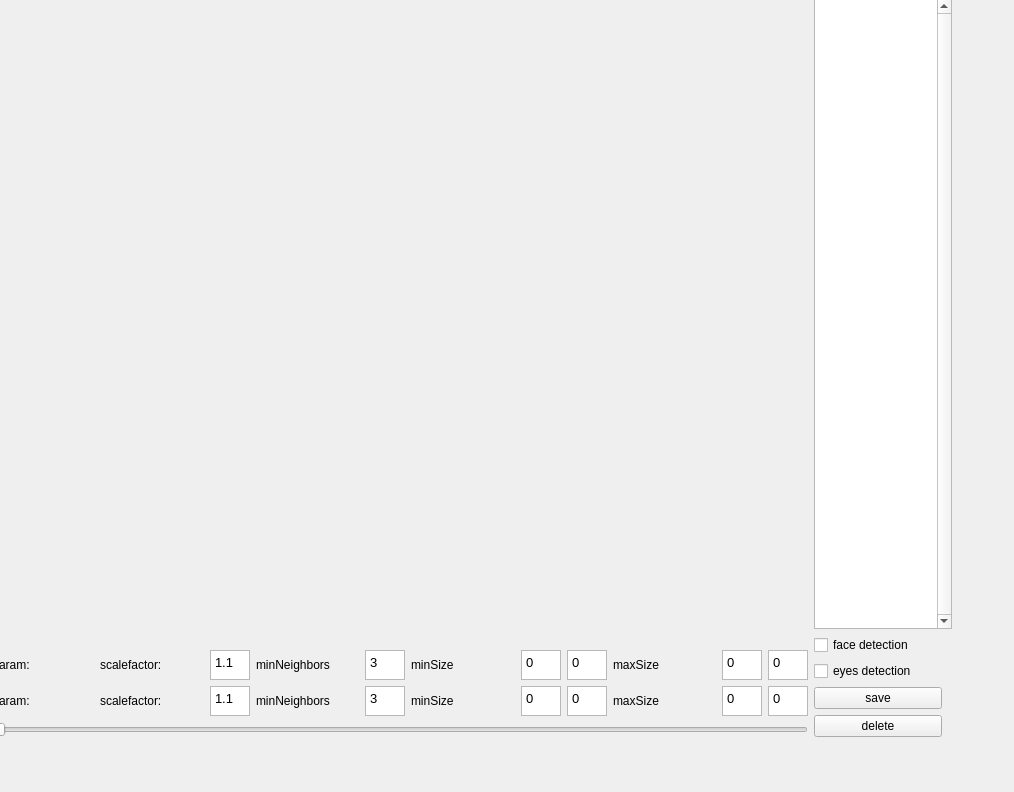
<?xml version="1.0" encoding="UTF-8"?>
<ui version="4.0">
 <class>video_face_detection</class>
 <widget class="QWidget" name="video_face_detection">
  <property name="geometry">
   <rect>
    <x>0</x>
    <y>0</y>
    <width>1014</width>
    <height>792</height>
   </rect>
  </property>
  <property name="windowTitle">
   <string>Form</string>
  </property>
  <widget class="QWidget" name="horizontalLayoutWidget">
   <property name="geometry">
    <rect>
     <x>-9</x>
     <y>-1</y>
     <width>961</width>
     <height>738</height>
    </rect>
   </property>
   <layout class="QHBoxLayout" name="horizontalLayout">
    <item>
     <layout class="QVBoxLayout" name="verticalLayout_1">
      <item>
       <widget class="QClickLabel" name="videoLabel">
        <property name="minimumSize">
         <size>
          <width>800</width>
          <height>600</height>
         </size>
        </property>
        <property name="text">
         <string/>
        </property>
        <property name="alignment">
         <set>Qt::AlignLeading|Qt::AlignLeft|Qt::AlignTop</set>
        </property>
       </widget>
      </item>
      <item>
       <spacer name="horizontalSpacer">
        <property name="orientation">
         <enum>Qt::Horizontal</enum>
        </property>
        <property name="sizeHint" stdset="0">
         <size>
          <width>0</width>
          <height>0</height>
         </size>
        </property>
       </spacer>
      </item>
      <item>
       <layout class="QVBoxLayout" name="verticalLayout_2">
        <item>
         <layout class="QHBoxLayout" name="facedetectParamHorizontalLayout">
          <property name="sizeConstraint">
           <enum>QLayout::SetMinimumSize</enum>
          </property>
          <item>
           <widget class="QLabel" name="facedetectParamLabel">
            <property name="maximumSize">
             <size>
              <width>16777215</width>
              <height>30</height>
             </size>
            </property>
            <property name="text">
             <string>Param:</string>
            </property>
           </widget>
          </item>
          <item>
           <widget class="QLabel" name="scaleFactorParamLabel">
            <property name="maximumSize">
             <size>
              <width>16777215</width>
              <height>30</height>
             </size>
            </property>
            <property name="text">
             <string>scalefactor:</string>
            </property>
           </widget>
          </item>
          <item>
           <widget class="QTextEdit" name="scaleFactorTextEdit">
            <property name="sizePolicy">
             <sizepolicy hsizetype="Preferred" vsizetype="Preferred">
              <horstretch>0</horstretch>
              <verstretch>0</verstretch>
             </sizepolicy>
            </property>
            <property name="minimumSize">
             <size>
              <width>40</width>
              <height>30</height>
             </size>
            </property>
            <property name="maximumSize">
             <size>
              <width>30</width>
              <height>30</height>
             </size>
            </property>
            <property name="inputMethodHints">
             <set>Qt::ImhDigitsOnly</set>
            </property>
            <property name="verticalScrollBarPolicy">
             <enum>Qt::ScrollBarAlwaysOff</enum>
            </property>
            <property name="horizontalScrollBarPolicy">
             <enum>Qt::ScrollBarAlwaysOff</enum>
            </property>
            <property name="html">
             <string>&lt;!DOCTYPE HTML PUBLIC &quot;-//W3C//DTD HTML 4.0//EN&quot; &quot;http://www.w3.org/TR/REC-html40/strict.dtd&quot;&gt;
&lt;html&gt;&lt;head&gt;&lt;meta name=&quot;qrichtext&quot; content=&quot;1&quot; /&gt;&lt;style type=&quot;text/css&quot;&gt;
p, li { white-space: pre-wrap; }
&lt;/style&gt;&lt;/head&gt;&lt;body style=&quot; font-family:'Sans'; font-size:10pt; font-weight:400; font-style:normal;&quot;&gt;
&lt;p style=&quot; margin-top:0px; margin-bottom:0px; margin-left:0px; margin-right:0px; -qt-block-indent:0; text-indent:0px;&quot;&gt;1.1&lt;/p&gt;&lt;/body&gt;&lt;/html&gt;</string>
            </property>
           </widget>
          </item>
          <item>
           <widget class="QLabel" name="minNeighborParamLabel">
            <property name="maximumSize">
             <size>
              <width>16777215</width>
              <height>30</height>
             </size>
            </property>
            <property name="text">
             <string>minNeighbors</string>
            </property>
           </widget>
          </item>
          <item>
           <widget class="QTextEdit" name="minNeighborsTextEdit">
            <property name="sizePolicy">
             <sizepolicy hsizetype="Expanding" vsizetype="Expanding">
              <horstretch>1</horstretch>
              <verstretch>1</verstretch>
             </sizepolicy>
            </property>
            <property name="minimumSize">
             <size>
              <width>40</width>
              <height>30</height>
             </size>
            </property>
            <property name="maximumSize">
             <size>
              <width>30</width>
              <height>30</height>
             </size>
            </property>
            <property name="inputMethodHints">
             <set>Qt::ImhDigitsOnly</set>
            </property>
            <property name="verticalScrollBarPolicy">
             <enum>Qt::ScrollBarAlwaysOff</enum>
            </property>
            <property name="horizontalScrollBarPolicy">
             <enum>Qt::ScrollBarAlwaysOff</enum>
            </property>
            <property name="html">
             <string>&lt;!DOCTYPE HTML PUBLIC &quot;-//W3C//DTD HTML 4.0//EN&quot; &quot;http://www.w3.org/TR/REC-html40/strict.dtd&quot;&gt;
&lt;html&gt;&lt;head&gt;&lt;meta name=&quot;qrichtext&quot; content=&quot;1&quot; /&gt;&lt;style type=&quot;text/css&quot;&gt;
p, li { white-space: pre-wrap; }
&lt;/style&gt;&lt;/head&gt;&lt;body style=&quot; font-family:'Sans'; font-size:10pt; font-weight:400; font-style:normal;&quot;&gt;
&lt;p style=&quot; margin-top:0px; margin-bottom:0px; margin-left:0px; margin-right:0px; -qt-block-indent:0; text-indent:0px;&quot;&gt;3&lt;/p&gt;&lt;/body&gt;&lt;/html&gt;</string>
            </property>
           </widget>
          </item>
          <item>
           <widget class="QLabel" name="minSizeParamLabel">
            <property name="maximumSize">
             <size>
              <width>16777215</width>
              <height>30</height>
             </size>
            </property>
            <property name="text">
             <string>minSize</string>
            </property>
           </widget>
          </item>
          <item>
           <widget class="QTextEdit" name="minSizeXTextEdit">
            <property name="minimumSize">
             <size>
              <width>40</width>
              <height>30</height>
             </size>
            </property>
            <property name="maximumSize">
             <size>
              <width>30</width>
              <height>30</height>
             </size>
            </property>
            <property name="inputMethodHints">
             <set>Qt::ImhDigitsOnly</set>
            </property>
            <property name="verticalScrollBarPolicy">
             <enum>Qt::ScrollBarAlwaysOff</enum>
            </property>
            <property name="horizontalScrollBarPolicy">
             <enum>Qt::ScrollBarAlwaysOff</enum>
            </property>
            <property name="html">
             <string>&lt;!DOCTYPE HTML PUBLIC &quot;-//W3C//DTD HTML 4.0//EN&quot; &quot;http://www.w3.org/TR/REC-html40/strict.dtd&quot;&gt;
&lt;html&gt;&lt;head&gt;&lt;meta name=&quot;qrichtext&quot; content=&quot;1&quot; /&gt;&lt;style type=&quot;text/css&quot;&gt;
p, li { white-space: pre-wrap; }
&lt;/style&gt;&lt;/head&gt;&lt;body style=&quot; font-family:'Sans'; font-size:10pt; font-weight:400; font-style:normal;&quot;&gt;
&lt;p style=&quot; margin-top:0px; margin-bottom:0px; margin-left:0px; margin-right:0px; -qt-block-indent:0; text-indent:0px;&quot;&gt;0&lt;/p&gt;&lt;/body&gt;&lt;/html&gt;</string>
            </property>
           </widget>
          </item>
          <item>
           <widget class="QTextEdit" name="minSizeYTextEdit">
            <property name="minimumSize">
             <size>
              <width>40</width>
              <height>30</height>
             </size>
            </property>
            <property name="maximumSize">
             <size>
              <width>30</width>
              <height>30</height>
             </size>
            </property>
            <property name="inputMethodHints">
             <set>Qt::ImhDigitsOnly</set>
            </property>
            <property name="verticalScrollBarPolicy">
             <enum>Qt::ScrollBarAlwaysOff</enum>
            </property>
            <property name="horizontalScrollBarPolicy">
             <enum>Qt::ScrollBarAlwaysOff</enum>
            </property>
            <property name="html">
             <string>&lt;!DOCTYPE HTML PUBLIC &quot;-//W3C//DTD HTML 4.0//EN&quot; &quot;http://www.w3.org/TR/REC-html40/strict.dtd&quot;&gt;
&lt;html&gt;&lt;head&gt;&lt;meta name=&quot;qrichtext&quot; content=&quot;1&quot; /&gt;&lt;style type=&quot;text/css&quot;&gt;
p, li { white-space: pre-wrap; }
&lt;/style&gt;&lt;/head&gt;&lt;body style=&quot; font-family:'Sans'; font-size:10pt; font-weight:400; font-style:normal;&quot;&gt;
&lt;p style=&quot; margin-top:0px; margin-bottom:0px; margin-left:0px; margin-right:0px; -qt-block-indent:0; text-indent:0px;&quot;&gt;0&lt;/p&gt;&lt;/body&gt;&lt;/html&gt;</string>
            </property>
           </widget>
          </item>
          <item>
           <widget class="QLabel" name="maxSizeParamLabel">
            <property name="maximumSize">
             <size>
              <width>16777215</width>
              <height>30</height>
             </size>
            </property>
            <property name="text">
             <string>maxSize</string>
            </property>
           </widget>
          </item>
          <item>
           <widget class="QTextEdit" name="maxSizeXTextEdit">
            <property name="minimumSize">
             <size>
              <width>40</width>
              <height>30</height>
             </size>
            </property>
            <property name="maximumSize">
             <size>
              <width>30</width>
              <height>30</height>
             </size>
            </property>
            <property name="inputMethodHints">
             <set>Qt::ImhDigitsOnly</set>
            </property>
            <property name="verticalScrollBarPolicy">
             <enum>Qt::ScrollBarAlwaysOff</enum>
            </property>
            <property name="horizontalScrollBarPolicy">
             <enum>Qt::ScrollBarAlwaysOff</enum>
            </property>
            <property name="html">
             <string>&lt;!DOCTYPE HTML PUBLIC &quot;-//W3C//DTD HTML 4.0//EN&quot; &quot;http://www.w3.org/TR/REC-html40/strict.dtd&quot;&gt;
&lt;html&gt;&lt;head&gt;&lt;meta name=&quot;qrichtext&quot; content=&quot;1&quot; /&gt;&lt;style type=&quot;text/css&quot;&gt;
p, li { white-space: pre-wrap; }
&lt;/style&gt;&lt;/head&gt;&lt;body style=&quot; font-family:'Sans'; font-size:10pt; font-weight:400; font-style:normal;&quot;&gt;
&lt;p style=&quot; margin-top:0px; margin-bottom:0px; margin-left:0px; margin-right:0px; -qt-block-indent:0; text-indent:0px;&quot;&gt;0&lt;/p&gt;&lt;/body&gt;&lt;/html&gt;</string>
            </property>
           </widget>
          </item>
          <item>
           <widget class="QTextEdit" name="maxSizeYTextEdit">
            <property name="minimumSize">
             <size>
              <width>40</width>
              <height>30</height>
             </size>
            </property>
            <property name="maximumSize">
             <size>
              <width>30</width>
              <height>30</height>
             </size>
            </property>
            <property name="inputMethodHints">
             <set>Qt::ImhDigitsOnly</set>
            </property>
            <property name="verticalScrollBarPolicy">
             <enum>Qt::ScrollBarAlwaysOff</enum>
            </property>
            <property name="horizontalScrollBarPolicy">
             <enum>Qt::ScrollBarAlwaysOff</enum>
            </property>
            <property name="html">
             <string>&lt;!DOCTYPE HTML PUBLIC &quot;-//W3C//DTD HTML 4.0//EN&quot; &quot;http://www.w3.org/TR/REC-html40/strict.dtd&quot;&gt;
&lt;html&gt;&lt;head&gt;&lt;meta name=&quot;qrichtext&quot; content=&quot;1&quot; /&gt;&lt;style type=&quot;text/css&quot;&gt;
p, li { white-space: pre-wrap; }
&lt;/style&gt;&lt;/head&gt;&lt;body style=&quot; font-family:'Sans'; font-size:10pt; font-weight:400; font-style:normal;&quot;&gt;
&lt;p style=&quot; margin-top:0px; margin-bottom:0px; margin-left:0px; margin-right:0px; -qt-block-indent:0; text-indent:0px;&quot;&gt;0&lt;/p&gt;&lt;/body&gt;&lt;/html&gt;</string>
            </property>
           </widget>
          </item>
         </layout>
        </item>
        <item>
         <layout class="QHBoxLayout" name="eyesdetectParamHorizontalLayout">
          <property name="sizeConstraint">
           <enum>QLayout::SetMinimumSize</enum>
          </property>
          <item>
           <widget class="QLabel" name="eyesdetectParamLabel">
            <property name="maximumSize">
             <size>
              <width>16777215</width>
              <height>30</height>
             </size>
            </property>
            <property name="text">
             <string>Param:</string>
            </property>
           </widget>
          </item>
          <item>
           <widget class="QLabel" name="scaleFactorParamLabel_2">
            <property name="maximumSize">
             <size>
              <width>16777215</width>
              <height>30</height>
             </size>
            </property>
            <property name="text">
             <string>scalefactor:</string>
            </property>
           </widget>
          </item>
          <item>
           <widget class="QTextEdit" name="scaleFactorTextEdit_2">
            <property name="sizePolicy">
             <sizepolicy hsizetype="Preferred" vsizetype="Preferred">
              <horstretch>0</horstretch>
              <verstretch>0</verstretch>
             </sizepolicy>
            </property>
            <property name="minimumSize">
             <size>
              <width>40</width>
              <height>30</height>
             </size>
            </property>
            <property name="maximumSize">
             <size>
              <width>30</width>
              <height>30</height>
             </size>
            </property>
            <property name="inputMethodHints">
             <set>Qt::ImhDigitsOnly</set>
            </property>
            <property name="verticalScrollBarPolicy">
             <enum>Qt::ScrollBarAlwaysOff</enum>
            </property>
            <property name="horizontalScrollBarPolicy">
             <enum>Qt::ScrollBarAlwaysOff</enum>
            </property>
            <property name="html">
             <string>&lt;!DOCTYPE HTML PUBLIC &quot;-//W3C//DTD HTML 4.0//EN&quot; &quot;http://www.w3.org/TR/REC-html40/strict.dtd&quot;&gt;
&lt;html&gt;&lt;head&gt;&lt;meta name=&quot;qrichtext&quot; content=&quot;1&quot; /&gt;&lt;style type=&quot;text/css&quot;&gt;
p, li { white-space: pre-wrap; }
&lt;/style&gt;&lt;/head&gt;&lt;body style=&quot; font-family:'Sans'; font-size:10pt; font-weight:400; font-style:normal;&quot;&gt;
&lt;p style=&quot; margin-top:0px; margin-bottom:0px; margin-left:0px; margin-right:0px; -qt-block-indent:0; text-indent:0px;&quot;&gt;1.1&lt;/p&gt;&lt;/body&gt;&lt;/html&gt;</string>
            </property>
           </widget>
          </item>
          <item>
           <widget class="QLabel" name="minNeighborParamLabel_2">
            <property name="maximumSize">
             <size>
              <width>16777215</width>
              <height>30</height>
             </size>
            </property>
            <property name="text">
             <string>minNeighbors</string>
            </property>
           </widget>
          </item>
          <item>
           <widget class="QTextEdit" name="minNeighborsTextEdit_2">
            <property name="sizePolicy">
             <sizepolicy hsizetype="Expanding" vsizetype="Expanding">
              <horstretch>1</horstretch>
              <verstretch>1</verstretch>
             </sizepolicy>
            </property>
            <property name="minimumSize">
             <size>
              <width>40</width>
              <height>30</height>
             </size>
            </property>
            <property name="maximumSize">
             <size>
              <width>30</width>
              <height>30</height>
             </size>
            </property>
            <property name="inputMethodHints">
             <set>Qt::ImhDigitsOnly</set>
            </property>
            <property name="verticalScrollBarPolicy">
             <enum>Qt::ScrollBarAlwaysOff</enum>
            </property>
            <property name="horizontalScrollBarPolicy">
             <enum>Qt::ScrollBarAlwaysOff</enum>
            </property>
            <property name="html">
             <string>&lt;!DOCTYPE HTML PUBLIC &quot;-//W3C//DTD HTML 4.0//EN&quot; &quot;http://www.w3.org/TR/REC-html40/strict.dtd&quot;&gt;
&lt;html&gt;&lt;head&gt;&lt;meta name=&quot;qrichtext&quot; content=&quot;1&quot; /&gt;&lt;style type=&quot;text/css&quot;&gt;
p, li { white-space: pre-wrap; }
&lt;/style&gt;&lt;/head&gt;&lt;body style=&quot; font-family:'Sans'; font-size:10pt; font-weight:400; font-style:normal;&quot;&gt;
&lt;p style=&quot; margin-top:0px; margin-bottom:0px; margin-left:0px; margin-right:0px; -qt-block-indent:0; text-indent:0px;&quot;&gt;3&lt;/p&gt;&lt;/body&gt;&lt;/html&gt;</string>
            </property>
           </widget>
          </item>
          <item>
           <widget class="QLabel" name="minSizeParamLabel_2">
            <property name="maximumSize">
             <size>
              <width>16777215</width>
              <height>30</height>
             </size>
            </property>
            <property name="text">
             <string>minSize</string>
            </property>
           </widget>
          </item>
          <item>
           <widget class="QTextEdit" name="minSizeXTextEdit_2">
            <property name="minimumSize">
             <size>
              <width>40</width>
              <height>30</height>
             </size>
            </property>
            <property name="maximumSize">
             <size>
              <width>30</width>
              <height>30</height>
             </size>
            </property>
            <property name="inputMethodHints">
             <set>Qt::ImhDigitsOnly</set>
            </property>
            <property name="verticalScrollBarPolicy">
             <enum>Qt::ScrollBarAlwaysOff</enum>
            </property>
            <property name="horizontalScrollBarPolicy">
             <enum>Qt::ScrollBarAlwaysOff</enum>
            </property>
            <property name="html">
             <string>&lt;!DOCTYPE HTML PUBLIC &quot;-//W3C//DTD HTML 4.0//EN&quot; &quot;http://www.w3.org/TR/REC-html40/strict.dtd&quot;&gt;
&lt;html&gt;&lt;head&gt;&lt;meta name=&quot;qrichtext&quot; content=&quot;1&quot; /&gt;&lt;style type=&quot;text/css&quot;&gt;
p, li { white-space: pre-wrap; }
&lt;/style&gt;&lt;/head&gt;&lt;body style=&quot; font-family:'Sans'; font-size:10pt; font-weight:400; font-style:normal;&quot;&gt;
&lt;p style=&quot; margin-top:0px; margin-bottom:0px; margin-left:0px; margin-right:0px; -qt-block-indent:0; text-indent:0px;&quot;&gt;0&lt;/p&gt;&lt;/body&gt;&lt;/html&gt;</string>
            </property>
           </widget>
          </item>
          <item>
           <widget class="QTextEdit" name="minSizeYTextEdit_2">
            <property name="minimumSize">
             <size>
              <width>40</width>
              <height>30</height>
             </size>
            </property>
            <property name="maximumSize">
             <size>
              <width>30</width>
              <height>30</height>
             </size>
            </property>
            <property name="inputMethodHints">
             <set>Qt::ImhDigitsOnly</set>
            </property>
            <property name="verticalScrollBarPolicy">
             <enum>Qt::ScrollBarAlwaysOff</enum>
            </property>
            <property name="horizontalScrollBarPolicy">
             <enum>Qt::ScrollBarAlwaysOff</enum>
            </property>
            <property name="html">
             <string>&lt;!DOCTYPE HTML PUBLIC &quot;-//W3C//DTD HTML 4.0//EN&quot; &quot;http://www.w3.org/TR/REC-html40/strict.dtd&quot;&gt;
&lt;html&gt;&lt;head&gt;&lt;meta name=&quot;qrichtext&quot; content=&quot;1&quot; /&gt;&lt;style type=&quot;text/css&quot;&gt;
p, li { white-space: pre-wrap; }
&lt;/style&gt;&lt;/head&gt;&lt;body style=&quot; font-family:'Sans'; font-size:10pt; font-weight:400; font-style:normal;&quot;&gt;
&lt;p style=&quot; margin-top:0px; margin-bottom:0px; margin-left:0px; margin-right:0px; -qt-block-indent:0; text-indent:0px;&quot;&gt;0&lt;/p&gt;&lt;/body&gt;&lt;/html&gt;</string>
            </property>
           </widget>
          </item>
          <item>
           <widget class="QLabel" name="maxSizeParamLabel_2">
            <property name="maximumSize">
             <size>
              <width>16777215</width>
              <height>30</height>
             </size>
            </property>
            <property name="text">
             <string>maxSize</string>
            </property>
           </widget>
          </item>
          <item>
           <widget class="QTextEdit" name="maxSizeXTextEdit_2">
            <property name="minimumSize">
             <size>
              <width>40</width>
              <height>30</height>
             </size>
            </property>
            <property name="maximumSize">
             <size>
              <width>30</width>
              <height>30</height>
             </size>
            </property>
            <property name="inputMethodHints">
             <set>Qt::ImhDigitsOnly</set>
            </property>
            <property name="verticalScrollBarPolicy">
             <enum>Qt::ScrollBarAlwaysOff</enum>
            </property>
            <property name="horizontalScrollBarPolicy">
             <enum>Qt::ScrollBarAlwaysOff</enum>
            </property>
            <property name="html">
             <string>&lt;!DOCTYPE HTML PUBLIC &quot;-//W3C//DTD HTML 4.0//EN&quot; &quot;http://www.w3.org/TR/REC-html40/strict.dtd&quot;&gt;
&lt;html&gt;&lt;head&gt;&lt;meta name=&quot;qrichtext&quot; content=&quot;1&quot; /&gt;&lt;style type=&quot;text/css&quot;&gt;
p, li { white-space: pre-wrap; }
&lt;/style&gt;&lt;/head&gt;&lt;body style=&quot; font-family:'Sans'; font-size:10pt; font-weight:400; font-style:normal;&quot;&gt;
&lt;p style=&quot; margin-top:0px; margin-bottom:0px; margin-left:0px; margin-right:0px; -qt-block-indent:0; text-indent:0px;&quot;&gt;0&lt;/p&gt;&lt;/body&gt;&lt;/html&gt;</string>
            </property>
           </widget>
          </item>
          <item>
           <widget class="QTextEdit" name="maxSizeYTextEdit_2">
            <property name="minimumSize">
             <size>
              <width>40</width>
              <height>30</height>
             </size>
            </property>
            <property name="maximumSize">
             <size>
              <width>30</width>
              <height>30</height>
             </size>
            </property>
            <property name="inputMethodHints">
             <set>Qt::ImhDigitsOnly</set>
            </property>
            <property name="verticalScrollBarPolicy">
             <enum>Qt::ScrollBarAlwaysOff</enum>
            </property>
            <property name="horizontalScrollBarPolicy">
             <enum>Qt::ScrollBarAlwaysOff</enum>
            </property>
            <property name="html">
             <string>&lt;!DOCTYPE HTML PUBLIC &quot;-//W3C//DTD HTML 4.0//EN&quot; &quot;http://www.w3.org/TR/REC-html40/strict.dtd&quot;&gt;
&lt;html&gt;&lt;head&gt;&lt;meta name=&quot;qrichtext&quot; content=&quot;1&quot; /&gt;&lt;style type=&quot;text/css&quot;&gt;
p, li { white-space: pre-wrap; }
&lt;/style&gt;&lt;/head&gt;&lt;body style=&quot; font-family:'Sans'; font-size:10pt; font-weight:400; font-style:normal;&quot;&gt;
&lt;p style=&quot; margin-top:0px; margin-bottom:0px; margin-left:0px; margin-right:0px; -qt-block-indent:0; text-indent:0px;&quot;&gt;0&lt;/p&gt;&lt;/body&gt;&lt;/html&gt;</string>
            </property>
           </widget>
          </item>
         </layout>
        </item>
       </layout>
      </item>
      <item>
       <widget class="QSlider" name="videoProgressSlider">
        <property name="orientation">
         <enum>Qt::Horizontal</enum>
        </property>
       </widget>
      </item>
     </layout>
    </item>
    <item>
     <layout class="QVBoxLayout" name="verticalLayout_3">
      <property name="spacing">
       <number>6</number>
      </property>
      <item>
       <widget class="QListView" name="selectedFacesListView">
        <property name="minimumSize">
         <size>
          <width>138</width>
          <height>0</height>
         </size>
        </property>
        <property name="maximumSize">
         <size>
          <width>128</width>
          <height>16777215</height>
         </size>
        </property>
        <property name="verticalScrollBarPolicy">
         <enum>Qt::ScrollBarAlwaysOn</enum>
        </property>
       </widget>
      </item>
      <item>
       <widget class="QCheckBox" name="faceDetectionCheckBox">
        <property name="minimumSize">
         <size>
          <width>128</width>
          <height>0</height>
         </size>
        </property>
        <property name="maximumSize">
         <size>
          <width>128</width>
          <height>16777215</height>
         </size>
        </property>
        <property name="text">
         <string>face detection</string>
        </property>
       </widget>
      </item>
      <item>
       <widget class="QCheckBox" name="eyesDetectionCheckBox">
        <property name="minimumSize">
         <size>
          <width>128</width>
          <height>0</height>
         </size>
        </property>
        <property name="maximumSize">
         <size>
          <width>128</width>
          <height>16777215</height>
         </size>
        </property>
        <property name="text">
         <string>eyes detection</string>
        </property>
       </widget>
      </item>
      <item>
       <widget class="QPushButton" name="saveButton">
        <property name="maximumSize">
         <size>
          <width>128</width>
          <height>16777215</height>
         </size>
        </property>
        <property name="text">
         <string>save</string>
        </property>
       </widget>
      </item>
      <item>
       <widget class="QPushButton" name="deleteButton">
        <property name="maximumSize">
         <size>
          <width>128</width>
          <height>16777215</height>
         </size>
        </property>
        <property name="text">
         <string>delete</string>
        </property>
       </widget>
      </item>
     </layout>
    </item>
   </layout>
  </widget>
 </widget>
 <customwidgets>
  <customwidget>
   <class>QClickLabel</class>
   <extends>QLabel</extends>
   <header>qclicklabel.hpp</header>
  </customwidget>
 </customwidgets>
 <resources/>
 <connections/>
</ui>
